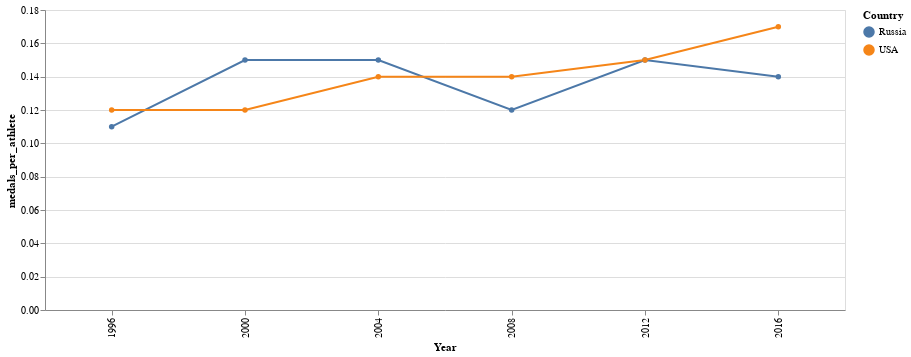

Source (notebook cell):
### Code cell
alt.Chart(medal_count_per_Games).mark_line(point = True).encode(
    x = "Year:N",
    y = 'medals_per_athlete',
    color = 'Country'
).properties(width = 800, height = 300)

### Figure 1 — Vega-Lite specification as saved in the notebook (floating-point values rounded to 4 significant figures)
{"config": {"view": {"continuousWidth": 400, "continuousHeight": 300}}, "data": {"name": "data-9ec3fdc4915bffc0dbea5c0ea08b3caf"}, "mark": {"type": "line", "point": true}, "encoding": {"color": {"type": "nominal", "field": "Country"}, "x": {"type": "nominal", "field": "Year"}, "y": {"type": "quantitative", "field": "medals_per_athlete"}}, "height": 300, "width": 800, "$schema": "https://vega.github.io/schema/vega-lite/v4.8.1.json", "datasets": {"data-9ec3fdc4915bffc0dbea5c0ea08b3caf": [{"Country": "Russia", "Year": 1996, "medals_per_athlete": 0.11}, {"Country": "USA", "Year": 1996, "medals_per_athlete": 0.12}, {"Country": "Russia", "Year": 2000, "medals_per_athlete": 0.15}, {"Country": "USA", "Year": 2000, "medals_per_athlete": 0.12}, {"Country": "Russia", "Year": 2004, "medals_per_athlete": 0.15}, {"Country": "USA", "Year": 2004, "medals_per_athlete": 0.14}, {"Country": "Russia", "Year": 2008, "medals_per_athlete": 0.12}, {"Country": "USA", "Year": 2008, "medals_per_athlete": 0.14}, {"Country": "Russia", "Year": 2012, "medals_per_athlete": 0.15}, {"Country": "USA", "Year": 2012, "medals_per_athlete": 0.15}, {"Country": "Russia", "Year": 2016, "medals_per_athlete": 0.14}, {"Country": "USA", "Year": 2016, "medals_per_athlete": 0.17}]}}
